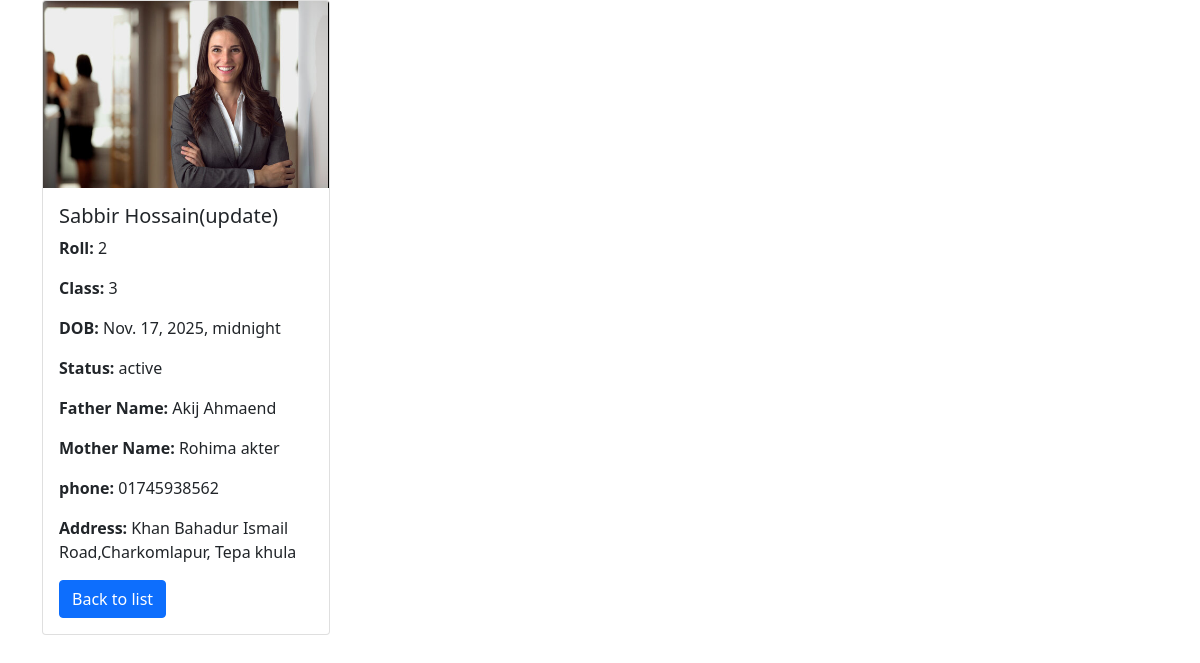
The page /profile/3 on the database its author committed.
### students/models.py (models this page shows, shortened)
class Student_Info(models.Model):
    STATUS=[
        ('active','Active'),
        ('inactive','Inactive'),
    ]
    CLASS_CHOICES = [
    ("1", "Class 1"),
    ("2", "Class 2"),
    ("3", "Class 3"),
    ("4", "Class 4"),
    ("5", "Class 5"),
    ("6", "Class 6"),
    ("7", "Class 7"),
    ("8", "Class 8"),
    ("9", "Class 9"),
    ("10", "Class 10"),]
    name = models.CharField(max_length=100)
    roll = models.IntegerField()
    student_class=models.CharField(max_length=2, choices=CLASS_CHOICES)
    dob = models.DateTimeField(null=False,blank=False)
    status=models.CharField(max_length=10,choices=STATUS, default='active')
    father_name = models.CharField(max_length=100)
    mother_name = models.CharField(max_length=100)
    phone=models.CharField(max_length=100)
    adress=models.TextField(max_length=100)
    photo = models.ImageField(upload_to=student_photo_path,blank=True,null=True)
    class Meta:
        constraints = [
            models.UniqueConstraint(
                fields=['student_class', 'roll'],
                name='unique_roll_per_class'
            )
        ]

### students/views.py (the view)
# urls.py: path('profile/<int:id>',student_profile_view,name='st_profile_view'),
def student_profile_view(request,id):
    student = Student_Info.objects.get(id=id) # id capture korlam
    return render(request,'student_details.html',{'student':student})

### students/templates/student_details.html
{% extends "base.html" %}
{% load static %}
{% block content %}
<div class="card" style="width: 18rem;">
{% if student.photo %}
  <img class="card-img-top" src="{{student.photo.url}}" alt="Card image cap">
{% else %}
    <img class="card-img-top" src="{% static 'students/image.png' %}" alt="Card image cap">
{% endif %}
  <div class="card-body">
    <h5 class="card-title">{{student.name}}</h5>
    <p><strong> Roll: </strong>{{student.roll}}</p>
    <p><strong> Class: </strong>{{student.student_class}}</p>
    <p><strong> DOB: </strong>{{student.dob}}</p>
    <p><strong> Status: </strong>{{student.status}}</p>
    <p><strong> Father Name: </strong>{{student.father_name}}</p>
    <p><strong> Mother Name: </strong>{{student.mother_name}}</p>
    <p><strong> phone: </strong>{{student.phone}}</p>
    <p><strong>Address:  </strong>{{student.adress}}</p>
    <a href="{% url 'list' %}" class="btn btn-primary">Back to list</a>
  </div>
</div>
{% endblock content %}

### rows shown on the page
Student_Info: photo (picture), name "Sabbir Hossain(update)", roll "2", student_class "3", dob "Nov. 17, 2025, midnight", status "active", father_name "Akij Ahmaend", mother_name "Rohima akter", phone "01745938562", adress "Khan Bahadur Ismail Road,Charkomlapur, Tepa khula"
